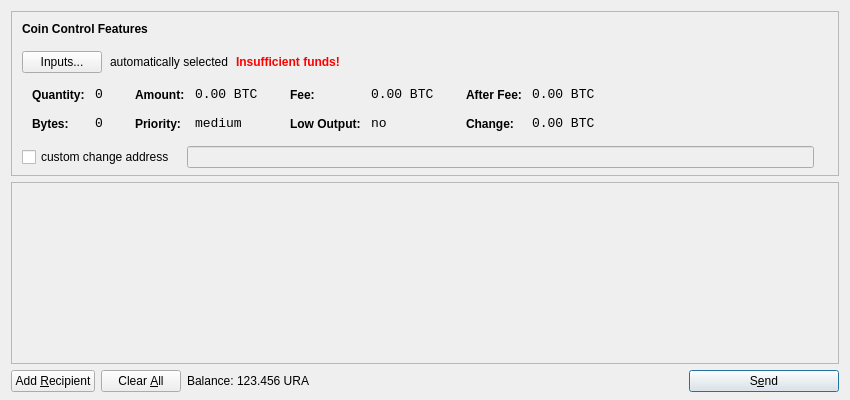
<?xml version="1.0" encoding="UTF-8"?>
<ui version="4.0">
 <class>SendCoinsDialog</class>
 <widget class="QDialog" name="SendCoinsDialog">
  <property name="geometry">
   <rect>
    <x>0</x>
    <y>0</y>
    <width>850</width>
    <height>400</height>
   </rect>
  </property>
  <property name="windowTitle">
   <string>Send Coins</string>
  </property>
  <layout class="QVBoxLayout" name="verticalLayout" stretch="0,1,0">
   <property name="bottomMargin">
    <number>8</number>
   </property>
   <item>
    <widget class="QFrame" name="frameCoinControl">
     <property name="sizePolicy">
      <sizepolicy hsizetype="Expanding" vsizetype="Expanding">
       <horstretch>0</horstretch>
       <verstretch>0</verstretch>
      </sizepolicy>
     </property>
     <property name="maximumSize">
      <size>
       <width>16777215</width>
       <height>16777215</height>
      </size>
     </property>
     <property name="frameShape">
      <enum>QFrame::StyledPanel</enum>
     </property>
     <property name="frameShadow">
      <enum>QFrame::Sunken</enum>
     </property>
     <layout class="QVBoxLayout" name="verticalLayoutCoinControl2">
      <property name="spacing">
       <number>-1</number>
      </property>
      <property name="leftMargin">
       <number>0</number>
      </property>
      <property name="topMargin">
       <number>0</number>
      </property>
      <property name="rightMargin">
       <number>0</number>
      </property>
      <property name="bottomMargin">
       <number>6</number>
      </property>
      <item>
       <layout class="QVBoxLayout" name="verticalLayoutCoinControl" stretch="0,0,0,0,1">
        <property name="spacing">
         <number>0</number>
        </property>
        <property name="leftMargin">
         <number>10</number>
        </property>
        <property name="topMargin">
         <number>10</number>
        </property>
        <item>
         <layout class="QHBoxLayout" name="horizontalLayoutCoinControl1">
          <property name="bottomMargin">
           <number>15</number>
          </property>
          <item>
           <widget class="QLabel" name="labelCoinControlFeatures">
            <property name="sizePolicy">
             <sizepolicy hsizetype="Preferred" vsizetype="Maximum">
              <horstretch>0</horstretch>
              <verstretch>0</verstretch>
             </sizepolicy>
            </property>
            <property name="font">
             <font>
              <weight>75</weight>
              <bold>true</bold>
             </font>
            </property>
            <property name="styleSheet">
             <string notr="true">font-weight:bold;</string>
            </property>
            <property name="text">
             <string>Coin Control Features</string>
            </property>
           </widget>
          </item>
         </layout>
        </item>
        <item>
         <layout class="QHBoxLayout" name="horizontalLayoutCoinControl2" stretch="0,0,0,0">
          <property name="spacing">
           <number>8</number>
          </property>
          <property name="bottomMargin">
           <number>10</number>
          </property>
          <item>
           <widget class="QPushButton" name="pushButtonCoinControl">
            <property name="styleSheet">
             <string notr="true"/>
            </property>
            <property name="text">
             <string>Inputs...</string>
            </property>
           </widget>
          </item>
          <item>
           <widget class="QLabel" name="labelCoinControlAutomaticallySelected">
            <property name="text">
             <string>automatically selected</string>
            </property>
            <property name="margin">
             <number>5</number>
            </property>
           </widget>
          </item>
          <item>
           <widget class="QLabel" name="labelCoinControlInsuffFunds">
            <property name="font">
             <font>
              <weight>75</weight>
              <bold>true</bold>
             </font>
            </property>
            <property name="styleSheet">
             <string notr="true">color:red;font-weight:bold;</string>
            </property>
            <property name="text">
             <string>Insufficient funds!</string>
            </property>
            <property name="margin">
             <number>5</number>
            </property>
           </widget>
          </item>
          <item>
           <spacer name="horizontalSpacerCoinControl">
            <property name="orientation">
             <enum>Qt::Horizontal</enum>
            </property>
            <property name="sizeHint" stdset="0">
             <size>
              <width>40</width>
              <height>1</height>
             </size>
            </property>
           </spacer>
          </item>
         </layout>
        </item>
        <item>
         <widget class="QWidget" name="widgetCoinControl" native="true">
          <property name="sizePolicy">
           <sizepolicy hsizetype="Preferred" vsizetype="Preferred">
            <horstretch>0</horstretch>
            <verstretch>0</verstretch>
           </sizepolicy>
          </property>
          <property name="minimumSize">
           <size>
            <width>0</width>
            <height>0</height>
           </size>
          </property>
          <property name="styleSheet">
           <string notr="true"/>
          </property>
          <layout class="QHBoxLayout" name="horizontalLayoutCoinControl5">
           <property name="margin">
            <number>0</number>
           </property>
           <item>
            <layout class="QHBoxLayout" name="horizontalLayoutCoinControl3" stretch="0,0,0,1">
             <property name="spacing">
              <number>20</number>
             </property>
             <property name="topMargin">
              <number>0</number>
             </property>
             <property name="bottomMargin">
              <number>10</number>
             </property>
             <item>
              <layout class="QFormLayout" name="formLayoutCoinControl1">
               <property name="horizontalSpacing">
                <number>10</number>
               </property>
               <property name="verticalSpacing">
                <number>14</number>
               </property>
               <property name="leftMargin">
                <number>10</number>
               </property>
               <property name="topMargin">
                <number>4</number>
               </property>
               <property name="rightMargin">
                <number>6</number>
               </property>
               <item row="0" column="0">
                <widget class="QLabel" name="labelCoinControlQuantityText">
                 <property name="styleSheet">
                  <string notr="true">font-weight:bold;</string>
                 </property>
                 <property name="text">
                  <string>Quantity:</string>
                 </property>
                 <property name="margin">
                  <number>0</number>
                 </property>
                </widget>
               </item>
               <item row="0" column="1">
                <widget class="QLabel" name="labelCoinControlQuantity">
                 <property name="font">
                  <font>
                   <family>Monospace</family>
                   <pointsize>10</pointsize>
                  </font>
                 </property>
                 <property name="cursor">
                  <cursorShape>IBeamCursor</cursorShape>
                 </property>
                 <property name="contextMenuPolicy">
                  <enum>Qt::ActionsContextMenu</enum>
                 </property>
                 <property name="text">
                  <string notr="true">0</string>
                 </property>
                 <property name="margin">
                  <number>0</number>
                 </property>
                 <property name="textInteractionFlags">
                  <set>Qt::LinksAccessibleByMouse|Qt::TextSelectableByKeyboard|Qt::TextSelectableByMouse</set>
                 </property>
                </widget>
               </item>
               <item row="1" column="0">
                <widget class="QLabel" name="labelCoinControlBytesText">
                 <property name="styleSheet">
                  <string notr="true">font-weight:bold;</string>
                 </property>
                 <property name="text">
                  <string>Bytes:</string>
                 </property>
                </widget>
               </item>
               <item row="1" column="1">
                <widget class="QLabel" name="labelCoinControlBytes">
                 <property name="font">
                  <font>
                   <family>Monospace</family>
                   <pointsize>10</pointsize>
                  </font>
                 </property>
                 <property name="cursor">
                  <cursorShape>IBeamCursor</cursorShape>
                 </property>
                 <property name="contextMenuPolicy">
                  <enum>Qt::ActionsContextMenu</enum>
                 </property>
                 <property name="text">
                  <string notr="true">0</string>
                 </property>
                 <property name="textInteractionFlags">
                  <set>Qt::LinksAccessibleByMouse|Qt::TextSelectableByKeyboard|Qt::TextSelectableByMouse</set>
                 </property>
                </widget>
               </item>
              </layout>
             </item>
             <item>
              <layout class="QFormLayout" name="formLayoutCoinControl2">
               <property name="horizontalSpacing">
                <number>10</number>
               </property>
               <property name="verticalSpacing">
                <number>14</number>
               </property>
               <property name="leftMargin">
                <number>6</number>
               </property>
               <property name="topMargin">
                <number>4</number>
               </property>
               <property name="rightMargin">
                <number>6</number>
               </property>
               <item row="0" column="0">
                <widget class="QLabel" name="labelCoinControlAmountText">
                 <property name="styleSheet">
                  <string notr="true">font-weight:bold;</string>
                 </property>
                 <property name="text">
                  <string>Amount:</string>
                 </property>
                 <property name="margin">
                  <number>0</number>
                 </property>
                </widget>
               </item>
               <item row="0" column="1">
                <widget class="QLabel" name="labelCoinControlAmount">
                 <property name="font">
                  <font>
                   <family>Monospace</family>
                   <pointsize>10</pointsize>
                  </font>
                 </property>
                 <property name="cursor">
                  <cursorShape>IBeamCursor</cursorShape>
                 </property>
                 <property name="contextMenuPolicy">
                  <enum>Qt::ActionsContextMenu</enum>
                 </property>
                 <property name="text">
                  <string notr="true">0.00 BTC</string>
                 </property>
                 <property name="textInteractionFlags">
                  <set>Qt::LinksAccessibleByMouse|Qt::TextSelectableByKeyboard|Qt::TextSelectableByMouse</set>
                 </property>
                </widget>
               </item>
               <item row="1" column="0">
                <widget class="QLabel" name="labelCoinControlPriorityText">
                 <property name="styleSheet">
                  <string notr="true">font-weight:bold;</string>
                 </property>
                 <property name="text">
                  <string>Priority:</string>
                 </property>
                </widget>
               </item>
               <item row="1" column="1">
                <widget class="QLabel" name="labelCoinControlPriority">
                 <property name="font">
                  <font>
                   <family>Monospace</family>
                   <pointsize>10</pointsize>
                  </font>
                 </property>
                 <property name="cursor">
                  <cursorShape>IBeamCursor</cursorShape>
                 </property>
                 <property name="contextMenuPolicy">
                  <enum>Qt::ActionsContextMenu</enum>
                 </property>
                 <property name="text">
                  <string>medium</string>
                 </property>
                 <property name="textInteractionFlags">
                  <set>Qt::LinksAccessibleByMouse|Qt::TextSelectableByKeyboard|Qt::TextSelectableByMouse</set>
                 </property>
                </widget>
               </item>
              </layout>
             </item>
             <item>
              <layout class="QFormLayout" name="formLayoutCoinControl3">
               <property name="horizontalSpacing">
                <number>10</number>
               </property>
               <property name="verticalSpacing">
                <number>14</number>
               </property>
               <property name="leftMargin">
                <number>6</number>
               </property>
               <property name="topMargin">
                <number>4</number>
               </property>
               <property name="rightMargin">
                <number>6</number>
               </property>
               <item row="0" column="0">
                <widget class="QLabel" name="labelCoinControlFeeText">
                 <property name="styleSheet">
                  <string notr="true">font-weight:bold;</string>
                 </property>
                 <property name="text">
                  <string>Fee:</string>
                 </property>
                 <property name="margin">
                  <number>0</number>
                 </property>
                </widget>
               </item>
               <item row="0" column="1">
                <widget class="QLabel" name="labelCoinControlFee">
                 <property name="font">
                  <font>
                   <family>Monospace</family>
                   <pointsize>10</pointsize>
                  </font>
                 </property>
                 <property name="cursor">
                  <cursorShape>IBeamCursor</cursorShape>
                 </property>
                 <property name="contextMenuPolicy">
                  <enum>Qt::ActionsContextMenu</enum>
                 </property>
                 <property name="text">
                  <string notr="true">0.00 BTC</string>
                 </property>
                 <property name="textInteractionFlags">
                  <set>Qt::LinksAccessibleByMouse|Qt::TextSelectableByKeyboard|Qt::TextSelectableByMouse</set>
                 </property>
                </widget>
               </item>
               <item row="1" column="0">
                <widget class="QLabel" name="labelCoinControlLowOutputText">
                 <property name="styleSheet">
                  <string notr="true">font-weight:bold;</string>
                 </property>
                 <property name="text">
                  <string>Low Output:</string>
                 </property>
                </widget>
               </item>
               <item row="1" column="1">
                <widget class="QLabel" name="labelCoinControlLowOutput">
                 <property name="font">
                  <font>
                   <family>Monospace</family>
                   <pointsize>10</pointsize>
                  </font>
                 </property>
                 <property name="cursor">
                  <cursorShape>IBeamCursor</cursorShape>
                 </property>
                 <property name="contextMenuPolicy">
                  <enum>Qt::ActionsContextMenu</enum>
                 </property>
                 <property name="text">
                  <string>no</string>
                 </property>
                 <property name="textInteractionFlags">
                  <set>Qt::LinksAccessibleByMouse|Qt::TextSelectableByKeyboard|Qt::TextSelectableByMouse</set>
                 </property>
                </widget>
               </item>
              </layout>
             </item>
             <item>
              <layout class="QFormLayout" name="formLayoutCoinControl4">
               <property name="horizontalSpacing">
                <number>10</number>
               </property>
               <property name="verticalSpacing">
                <number>14</number>
               </property>
               <property name="leftMargin">
                <number>6</number>
               </property>
               <property name="topMargin">
                <number>4</number>
               </property>
               <property name="rightMargin">
                <number>6</number>
               </property>
               <item row="0" column="0">
                <widget class="QLabel" name="labelCoinControlAfterFeeText">
                 <property name="styleSheet">
                  <string notr="true">font-weight:bold;</string>
                 </property>
                 <property name="text">
                  <string>After Fee:</string>
                 </property>
                 <property name="margin">
                  <number>0</number>
                 </property>
                </widget>
               </item>
               <item row="0" column="1">
                <widget class="QLabel" name="labelCoinControlAfterFee">
                 <property name="font">
                  <font>
                   <family>Monospace</family>
                   <pointsize>10</pointsize>
                  </font>
                 </property>
                 <property name="cursor">
                  <cursorShape>IBeamCursor</cursorShape>
                 </property>
                 <property name="contextMenuPolicy">
                  <enum>Qt::ActionsContextMenu</enum>
                 </property>
                 <property name="text">
                  <string notr="true">0.00 BTC</string>
                 </property>
                 <property name="textInteractionFlags">
                  <set>Qt::LinksAccessibleByMouse|Qt::TextSelectableByKeyboard|Qt::TextSelectableByMouse</set>
                 </property>
                </widget>
               </item>
               <item row="1" column="0">
                <widget class="QLabel" name="labelCoinControlChangeText">
                 <property name="styleSheet">
                  <string notr="true">font-weight:bold;</string>
                 </property>
                 <property name="text">
                  <string>Change:</string>
                 </property>
                </widget>
               </item>
               <item row="1" column="1">
                <widget class="QLabel" name="labelCoinControlChange">
                 <property name="font">
                  <font>
                   <family>Monospace</family>
                   <pointsize>10</pointsize>
                  </font>
                 </property>
                 <property name="cursor">
                  <cursorShape>IBeamCursor</cursorShape>
                 </property>
                 <property name="contextMenuPolicy">
                  <enum>Qt::ActionsContextMenu</enum>
                 </property>
                 <property name="text">
                  <string notr="true">0.00 BTC</string>
                 </property>
                 <property name="textInteractionFlags">
                  <set>Qt::LinksAccessibleByMouse|Qt::TextSelectableByKeyboard|Qt::TextSelectableByMouse</set>
                 </property>
                </widget>
               </item>
              </layout>
             </item>
            </layout>
           </item>
          </layout>
         </widget>
        </item>
        <item>
         <layout class="QHBoxLayout" name="horizontalLayoutCoinControl4" stretch="0,0,0">
          <property name="spacing">
           <number>12</number>
          </property>
          <property name="sizeConstraint">
           <enum>QLayout::SetDefaultConstraint</enum>
          </property>
          <property name="topMargin">
           <number>5</number>
          </property>
          <property name="rightMargin">
           <number>5</number>
          </property>
          <item>
           <widget class="QCheckBox" name="checkBoxCoinControlChange">
            <property name="text">
             <string>custom change address</string>
            </property>
           </widget>
          </item>
          <item>
           <widget class="QLineEdit" name="lineEditCoinControlChange">
            <property name="enabled">
             <bool>false</bool>
            </property>
            <property name="sizePolicy">
             <sizepolicy hsizetype="Expanding" vsizetype="Fixed">
              <horstretch>0</horstretch>
              <verstretch>0</verstretch>
             </sizepolicy>
            </property>
           </widget>
          </item>
          <item>
           <widget class="QLabel" name="labelCoinControlChangeLabel">
            <property name="sizePolicy">
             <sizepolicy hsizetype="Preferred" vsizetype="Expanding">
              <horstretch>0</horstretch>
              <verstretch>0</verstretch>
             </sizepolicy>
            </property>
            <property name="minimumSize">
             <size>
              <width>0</width>
              <height>0</height>
             </size>
            </property>
            <property name="text">
             <string/>
            </property>
            <property name="margin">
             <number>3</number>
            </property>
           </widget>
          </item>
         </layout>
        </item>
        <item>
         <spacer name="verticalSpacerCoinControl">
          <property name="orientation">
           <enum>Qt::Vertical</enum>
          </property>
          <property name="sizeHint" stdset="0">
           <size>
            <width>800</width>
            <height>1</height>
           </size>
          </property>
         </spacer>
        </item>
       </layout>
      </item>
     </layout>
    </widget>
   </item>
   <item>
    <widget class="QScrollArea" name="scrollArea">
     <property name="widgetResizable">
      <bool>true</bool>
     </property>
     <widget class="QWidget" name="scrollAreaWidgetContents">
      <property name="geometry">
       <rect>
        <x>0</x>
        <y>0</y>
        <width>830</width>
        <height>165</height>
       </rect>
      </property>
      <layout class="QVBoxLayout" name="verticalLayout_2">
       <property name="margin">
        <number>0</number>
       </property>
       <item>
        <layout class="QVBoxLayout" name="entries">
         <property name="spacing">
          <number>6</number>
         </property>
        </layout>
       </item>
       <item>
        <spacer name="verticalSpacer">
         <property name="orientation">
          <enum>Qt::Vertical</enum>
         </property>
         <property name="sizeHint" stdset="0">
          <size>
           <width>20</width>
           <height>40</height>
          </size>
         </property>
        </spacer>
       </item>
      </layout>
     </widget>
    </widget>
   </item>
   <item>
    <layout class="QHBoxLayout" name="horizontalLayout">
     <item>
      <widget class="QPushButton" name="addButton">
       <property name="toolTip">
        <string>Send to multiple recipients at once</string>
       </property>
       <property name="text">
        <string>Add &amp;Recipient</string>
       </property>
       <property name="icon">
        <iconset resource="../bitcoin.qrc">
         <normaloff>:/icons/add</normaloff>:/icons/add</iconset>
       </property>
       <property name="autoDefault">
        <bool>false</bool>
       </property>
      </widget>
     </item>
     <item>
      <widget class="QPushButton" name="clearButton">
       <property name="sizePolicy">
        <sizepolicy hsizetype="Minimum" vsizetype="Fixed">
         <horstretch>0</horstretch>
         <verstretch>0</verstretch>
        </sizepolicy>
       </property>
       <property name="toolTip">
        <string>Remove all transaction fields</string>
       </property>
       <property name="text">
        <string>Clear &amp;All</string>
       </property>
       <property name="icon">
        <iconset resource="../bitcoin.qrc">
         <normaloff>:/icons/remove</normaloff>:/icons/remove</iconset>
       </property>
       <property name="autoRepeatDelay">
        <number>300</number>
       </property>
       <property name="autoDefault">
        <bool>false</bool>
       </property>
      </widget>
     </item>
     <item>
      <layout class="QHBoxLayout" name="horizontalLayout_2">
       <property name="spacing">
        <number>3</number>
       </property>
       <item>
        <widget class="QLabel" name="label">
         <property name="text">
          <string>Balance:</string>
         </property>
        </widget>
       </item>
       <item>
        <widget class="QLabel" name="labelBalance">
         <property name="cursor">
          <cursorShape>IBeamCursor</cursorShape>
         </property>
         <property name="text">
          <string>123.456 URA</string>
         </property>
         <property name="textInteractionFlags">
          <set>Qt::LinksAccessibleByMouse|Qt::TextSelectableByKeyboard|Qt::TextSelectableByMouse</set>
         </property>
        </widget>
       </item>
      </layout>
     </item>
     <item>
      <spacer name="horizontalSpacer">
       <property name="orientation">
        <enum>Qt::Horizontal</enum>
       </property>
       <property name="sizeHint" stdset="0">
        <size>
         <width>40</width>
         <height>20</height>
        </size>
       </property>
      </spacer>
     </item>
     <item>
      <widget class="QPushButton" name="sendButton">
       <property name="minimumSize">
        <size>
         <width>150</width>
         <height>0</height>
        </size>
       </property>
       <property name="toolTip">
        <string>Confirm the send action</string>
       </property>
       <property name="text">
        <string>S&amp;end</string>
       </property>
       <property name="icon">
        <iconset resource="../bitcoin.qrc">
         <normaloff>:/icons/send</normaloff>:/icons/send</iconset>
       </property>
       <property name="default">
        <bool>true</bool>
       </property>
      </widget>
     </item>
    </layout>
   </item>
  </layout>
 </widget>
 <resources>
  <include location="../bitcoin.qrc"/>
 </resources>
 <connections/>
</ui>
